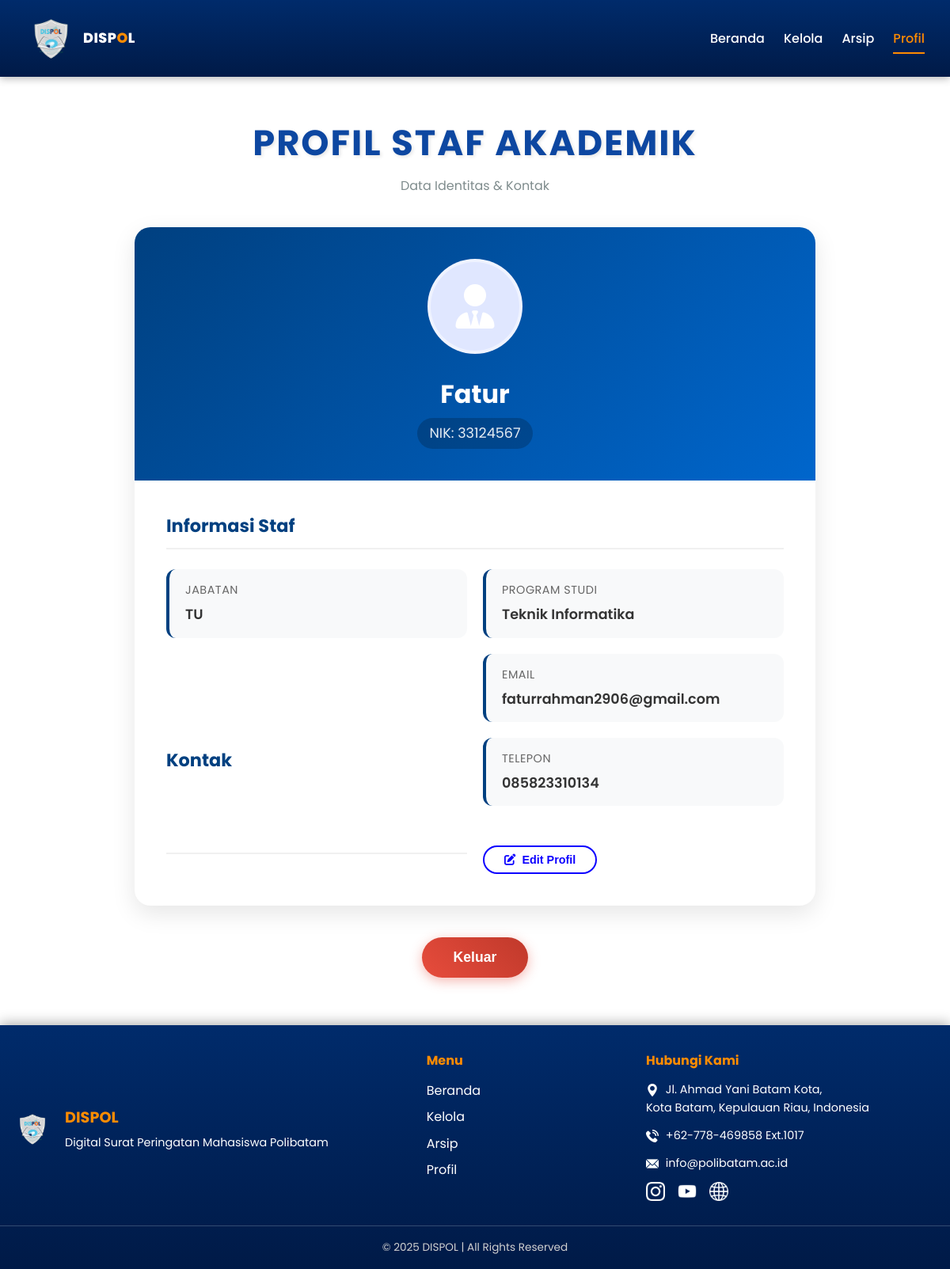
/profil-staf.php (signed in), run on the app's committed database.
### tables this page shows
CREATE TABLE `users` (
  `id` bigint(20) NOT NULL,
  `username` varchar(50) NOT NULL,
  `password` varchar(255) NOT NULL,
  `remember_token` varchar(64) DEFAULT NULL,
  `token_expiry` datetime DEFAULT NULL,
  `role` enum('staf','mahasiswa') NOT NULL,
  `nama` varchar(100) DEFAULT NULL,
  `nik` varchar(50) DEFAULT NULL,
  `nim` varchar(50) DEFAULT NULL,
  `jurusan` varchar(100) DEFAULT NULL,
  `prodi` varchar(100) DEFAULT NULL,
  `jenis_kelamin` enum('L','P') DEFAULT 'L',
  `kelas` varchar(50) DEFAULT NULL,
  `angkatan` year(4) DEFAULT NULL,
  `jabatan` varchar(100) DEFAULT NULL,
  `email` varchar(100) DEFAULT NULL,
  `telepon` varchar(50) DEFAULT NULL,
  `created_at` timestamp NOT NULL DEFAULT current_timestamp()
);

### profil-staf.php (the view, shortened to what this page needs)
<?php
include "backend/config.php";
$id = $_SESSION['user_id'];
$query = mysqli_query($conn, "SELECT * FROM users WHERE id='$id'");
$data  = mysqli_fetch_assoc($query);
?>
<!DOCTYPE html>
<html lang="id">
<head>
    <link rel="stylesheet" href="css/profil-staf.css" />
    <link rel="stylesheet" href="css/loading.css">
    <link rel="stylesheet" href="https://cdnjs.cloudflare.com/ajax/libs/font-awesome/6.4.0/css/all.min.css">
</head>
<body>
    <nav class="navbar">
        <div class="container">
            <a href="dashboard-staf.php" class="logo">
                <img src="image/dispol.png" width="65" height="65" alt="dispol logo" />
                <span class="brand">DISP<span class="brand-o">O</span>L</span>
            </a>
            <ul class="nav-links" id="navMenu">
                <li><a href="dashboard-staf.php">Beranda</a></li>
                <li><a href="kelola-staf.php">Kelola</a></li>
                <li><a href="arsip-staf.php">Arsip</a></li>
                <li><a href="profil-staf.php" class="active">Profil</a></li>
            </ul>
        </div>
    </nav>
    <main class="profil-container-mahasiswa">
        <div class="header-section">
            <h1><b>PROFIL STAF AKADEMIK</b></h1>
            <p class="subtitle">Data Identitas & Kontak</p>
        </div>
        <div class="profile-content-wrapper">
            <section class="profil-identitas-card">
                <div class="card-header-mahasiswa">
                    <?php
                $gender = $data['jenis_kelamin'] ?? 'L';
                $iconClass = 'fa-user-tie';
                $bgClass = ($gender == 'P') ? 'bg-pink' : 'bg-blue';
                ?>
                    <div class="photo-placeholder <?= $bgClass ?>" style="position: relative;">
                        <i class="fas <?= $iconClass ?>"></i>
                    </div>
                    <div class="profil-info-header">
                        <h2><?= $data['nama']; ?></h2>
                        <p class="nim-label">NIK: <?= $data['nik']; ?></p>
                    </div>
                </div>
                <div class="profil-info-details">
                    <h3>Informasi Staf</h3>
                    <div class="detail-group">
                        <div class="detail-item">
                            <span class="label">Jabatan</span>
                            <span class="value"><?= $data['jabatan']; ?></span>
                        </div>
                        <div class="detail-item">
                            <span class="label">Program Studi</span>
                            <span class="value"><?= $data['prodi']; ?></span>
                    </div>
                    <h3 style="margin-top: 30px;">Kontak</h3>
                    <div class="detail-group">
                        <div class="detail-item">
                            <span class="label">Email</span>
                            <span class="value"><?= $data['email']; ?></span>
                        </div>
                        <div class="detail-item">
                            <span class="label">Telepon</span>
                            <span class="value"><?= $data['telepon']; ?></span>
                        </div>
                        <div style="display: flex; align-items: flex-start; justify-content: flex-start; padding-top: 10px;">
                             <button onclick="openEditModal()" style="background: transparent; border: 2px solid #0d00ff; color: #0d00ff; padding: 8px 25px; border-radius: 50px; cursor: pointer; font-weight: 600; font-size: 0.9rem; display: inline-flex; align-items: center; gap: 8px; transition: all 0.3s; text-decoration: none;">
                                <i class="fas fa-edit"></i> Edit Profil
                            </button>
                        </div>
                    </div>
                </div>
            </section>
        </div>
        <div class="aksi-logout-area">
            <button class="btn-logout" onclick="confirmLogout()">Keluar</button>
        </div>
    </main>
    <footer class="footer">
        <div class="footer-container">
            <div class="footer-left">
                <img src="image/dispol.png" alt="Logo Dispol" width="60">
                <div>
                    <h3>DISPOL</h3>
                    <p>Digital Surat Peringatan Mahasiswa Polibatam</p>
                </div>
            </div>
            <div class="footer-center">
                <h4>Menu</h4>
                <ul>
                    <li><a href="dashboard-staf.php">Beranda</a></li>
                    <li><a href="kelola-staf.php">Kelola</a></li>
                    <li><a href="arsip-staf.php">Arsip</a></li>
                    <li><a href="profil-staf.php">Profil</a></li>
                </ul>
            </div>
            <div class="footer-right">
                <h4>Hubungi Kami</h4>
                <p><img src="image/icon-address.png" alt="Address"
                        style="width: 16px; height: 16px; vertical-align: middle; margin-right: 5px; filter: brightness(0) invert(1);">
                    Jl. Ahmad Yani Batam Kota,<br>Kota Batam, Kepulauan Riau, Indonesia</p>
                <p><img src="image/icon-contact.png" alt="Phone"
                        style="width: 16px; height: 16px; vertical-align: middle; margin-right: 5px; filter: brightness(0) invert(1);">
                    +62-778-469858 Ext.1017</p>
                <p><img src="image/icon-email.png" alt="Email"
                        style="width: 16px; height: 16px; vertical-align: middle; margin-right: 5px; filter: brightness(0) invert(1);">
                    info@polibatam.ac.id</p>
                <ul class="social-links">
                    <li><a href="https://www.instagram.com/polibatamofficial?igsh=MXNidmNrMDJobGY0Zw=="><img
                                src="image/icon-instagram.png" alt="Instagram"></a></li>
                    <li><a href="https://www.youtube.com/@polibatamofficial"><img src="image/icon-youtube.png"
                                alt="YouTube"></a></li>
                    <li><a href="https://www.polibatam.ac.id"><img src="image/icon-website.png" alt="Website"></a></li>
                </ul>
            </div>
        </div>
        <div class="footer-bottom">
            <p>&copy; 2025 DISPOL | All Rights Reserved</p>
        </div>
    </footer>
</body>
</html>

### profil-staf.php (style rules this page uses)
.bg-blue { background: #e0e7ff !important; color: #002b6b !important; }

### data on the page
users: nama "Fatur", nik "33124567", jabatan "TU", prodi "Teknik Informatika", email "faturrahman2906@gmail.com", telepon "085823310134"
